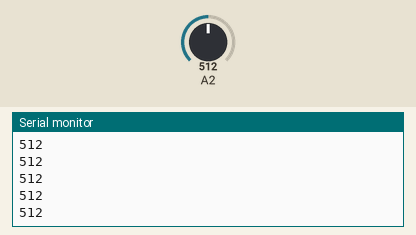
Recording of a sketch running on a simulated Arduino Uno, built with avr-gcc and run on an emulated ATmega328P. Shown: the last lines printed to the serial monitor. Inputs (shaded band) come from the test bench; at power-on: A2 = 512.

Above: at 1.2 s.
1.3 s: A2 set to 716
At 2.3 s:
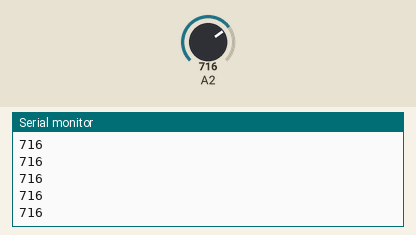
2.8 s: A2 set to 900
At 3.6 s:
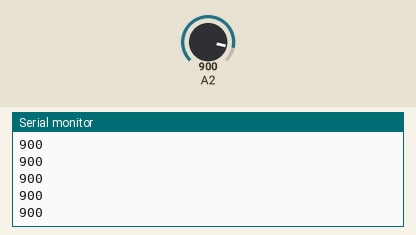
Timing chart, 0 to 5.8 s (numbered marks = the images above; inputs shaded):
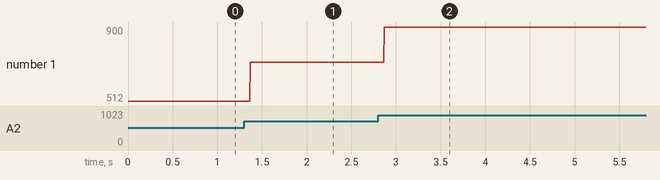

Measured:
- after the input at 1.3 s, the serial monitor: prints a new line after 0.07 s (image 1)
- after the input at 2.8 s, the serial monitor: prints a new line after 0.07 s (image 2)
- plotted number 1: 512 → 716 after the input at 1.3 s, 716 → 900 after the input at 2.8 s

The sketch:

analog_test.ino
```cpp
void setup() {
  //analogReadResolution(12); //change to 12-bit resolution
  Serial.begin(9600);

}

void loop() {
  // put your main code here, to run repeatedly:
  int reading = analogRead(A2); // returns a value between 0-4095
  Serial.println(reading);
}
```
